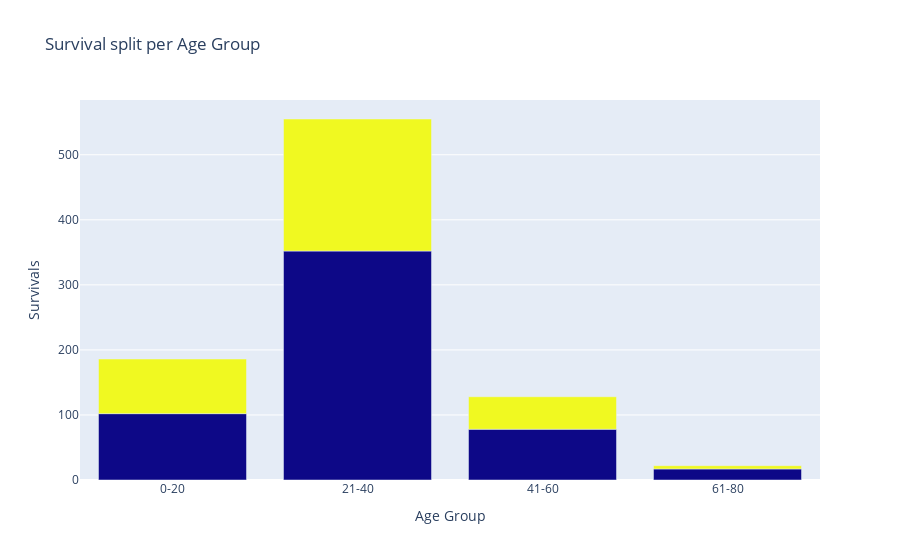

The code cell stored with this chart in its notebook:
### Code cell
#See which age group survived the most
age_group_survival = df_train.groupby(['Age_group','Survived'],as_index=False).count()

fig = px.bar(age_group_survival, 
             x="Age_group", 
             y="Name", 
             color="Survived", 
             barmode="group",
             title="Survival split per Age Group")

# Update the axis labels
fig.update_layout(xaxis_title="Age Group", yaxis_title="Survivals",coloraxis_showscale = False)
fig.update_xaxes(ticktext=['0-20', '21-40', '41-60', '61-80'], tickvals=[0, 1, 2, 3])

# Show the plot
fig.show()

#As expected,the youngest group has the highest survival rate

### Figure 1 — Plotly figure (JSON) as saved in the notebook; plotly's stock layout.template omitted (floating-point values rounded to 4 significant figures)
{"data": [{"alignmentgroup": "True", "hovertemplate": "Age_group=%{x}<br>Name=%{y}<br>Survived=%{marker.color}<extra></extra>", "legendgroup": "", "marker": {"color": [0, 1, 0, 1, 0, 1, 0, 1], "coloraxis": "coloraxis", "pattern": {"shape": ""}}, "name": "", "offsetgroup": "", "orientation": "v", "showlegend": false, "textposition": "auto", "type": "bar", "x": [0, 0, 1, 1, 2, 2, 3, 3], "xaxis": "x", "y": [102, 84, 352, 203, 78, 50, 17, 5], "yaxis": "y"}], "layout": {"barmode": "group", "coloraxis": {"colorbar": {"title": {"text": "Survived"}}, "colorscale": [[0, "#0d0887"], [0.1111, "#46039f"], [0.2222, "#7201a8"], [0.3333, "#9c179e"], [0.4444, "#bd3786"], [0.5556, "#d8576b"], [0.6667, "#ed7953"], [0.7778, "#fb9f3a"], [0.8889, "#fdca26"], [1, "#f0f921"]], "showscale": false}, "legend": {"tracegroupgap": 0}, "title": {"text": "Survival split per Age Group"}, "xaxis": {"anchor": "y", "domain": [0, 1], "ticktext": ["0-20", "21-40", "41-60", "61-80"], "tickvals": [0, 1, 2, 3], "title": {"text": "Age Group"}}, "yaxis": {"anchor": "x", "domain": [0, 1], "title": {"text": "Survivals"}}}}
